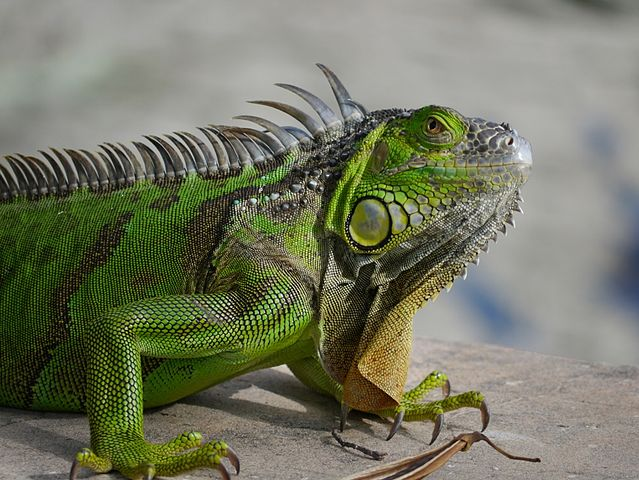
#> input picture iguane.jpg, 639 x 480 px
$ jupyter execute 'Untitled (3).ipynb'
#> lines starting #> are read from the running program, lines starting #| are printed output that depends on the picture; long printed decimals are rounded
[cell 1]
from PIL import Image,ImageDraw
from IPython.display import display

# Traitement de l'image avec PIL

## Exercice 1

**1)** La définition d'une image est le nombre de pixel total de l'image. Elle est écrite de cette manière : 1200/800 où 1200 correspond au nombre de pixels sur la longueur et 800 sur la largeur.

**2)** La résolution d'un image correspond au nombre de pixel par pouce (PPP). C'est cette résolution qui va noius indiquer la qualité de l'image et non pas la définition.

**3)** La profondeur de couleur est exprimé en bpp (bit par pixel) et représente le nombre de bits utilisés dans un pixel pour représenter la couleur. Pour obtenir une grande échelle de nuance, il faudra avoir un bpp élevé. Il existe 3 grands types de profondeur de couleur :

- 8-bit Color (couleur)
- 15/16 bit : Highcolor (haute couleur)
- 24/32 bit : Truecolor (vraie couleur)

## Exercice 2

Pixels par cm : 5000 / 19.8 = 252.5
PPP : (5000 * 2.54) / 19.8 = 641

## Exercice 3

x / 10 = 300 donc 3000 / 10 = 300
y / 15 = 300 donc 4500 / 15 = 300

Pour qu'une image de 10 cm de largeur et 15 centimètres de longueur soit considérée de bonne qualité, sa définition doit au minimum être de 4500/3000.

## Exercice 4

[cell 2]
def definition(image, PixelLongueur, PixelLargeur):
    result = PixelLongueur / image.width
    result2 = PixelLargeur / image.height

    print("La définition est {}/{}".format(result, result2))

[cell 3]
img1 = Image.open("iguane.jpg")
#> img1 is the input picture: PIL image 639x480 RGB; mean R, G, B 115.9, 118.8, 98.7
definition(img1, 3000, 4500)
#| La définition est 4.695/9.375

## Exercice 5

[cell 4]
def symetries(image):

    choix = int(input("Symétrie horizontale : 1, Symétrie verticale : 2. Faites votre choix : "))
#> the answer given: 1
    img2 = Image.new("RGB",(image.width,image.height))
#> img2: PIL image 639x480 RGB; every value is 0

    if choix == 1:
        for h in range(image.height):
            for i in range(image.width):
                couleur = image.getpixel((i,h))
                R,V,B = couleur
                img2.putpixel((img2.width - 1 - i, h),(R,V,B))
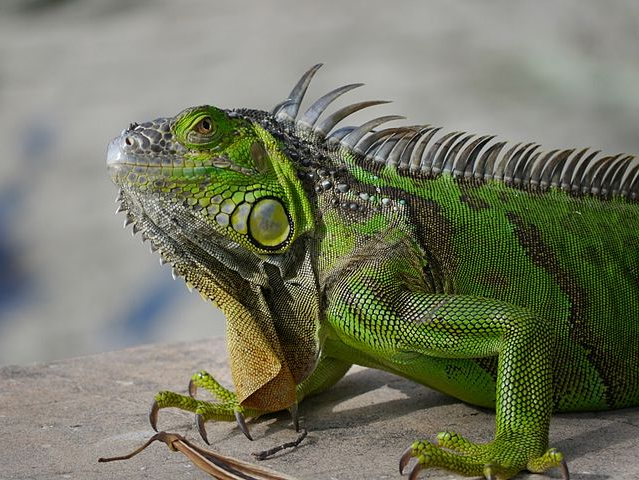
#> img2: PIL image 639x480 RGB; mean R, G, B 115.9, 118.8, 98.7

    if choix == 2:
        for i in range(image.width):
            for h in range(image.height):
                couleur = image.getpixel((i,h))
                R,V,B = couleur
                img2.putpixel((i, img2.height - 1 - h),(R,V,B))
    display(img2)

[cell 5]
img1 = Image.open("iguane.jpg")
symetries(img1)

## Exercice 6

[cell 6]
def niveauDeGris(image):

    img2 = Image.new("RGB",(image.width,image.height))

    for i in range(image.width):
        for h in range(image.height):

            couleur = image.getpixel((i,h))
            R,V,B = couleur
            G = (R + V + B) // 3
            img2.putpixel((i,h),(G,G,G))
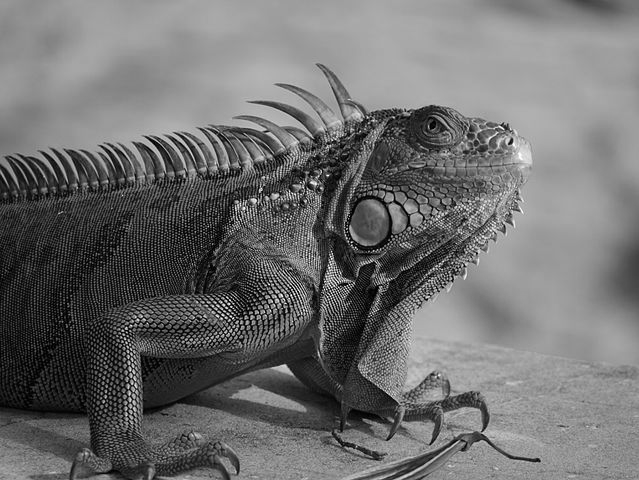
#> img2: PIL image 639x480 RGB; min 0, max 254, mean 110.8

    display(img2)

[cell 7]
niveauDeGris(img1)

## Exercice 7

[cell 8]
def negatif(image):

    img2 = Image.new("RGB",(image.width,image.height))

    for i in range(image.width):
        for h in range(image.height):

            couleur = image.getpixel((i,h))
            R,V,B = couleur
            img2.putpixel((i,h),(255 - R,255 - V,255 - B))
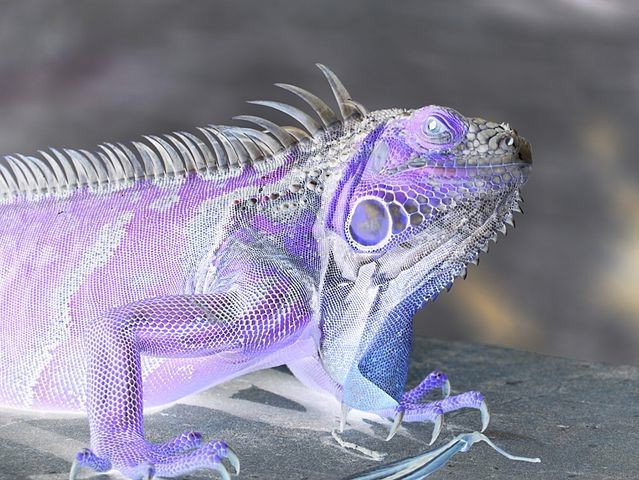
#> img2: PIL image 639x480 RGB; mean R, G, B 139.1, 136.2, 156.3

    display(img2)
